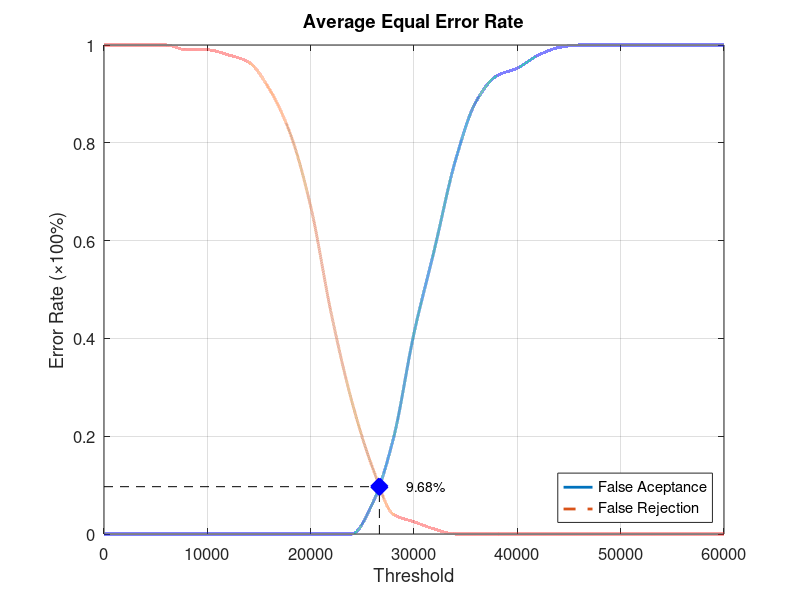
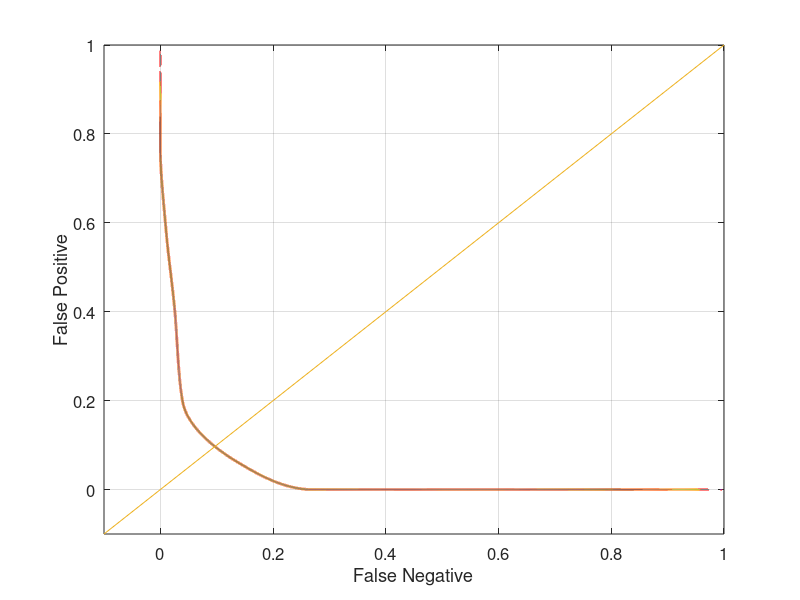

Here is the MATLAB script that generated these plots, in order:
function yEER = Database3_2
close all;
clear;
clc;
x = 0:2000:60000;
xq = 0:0.5:60000;

y0 = [0 0 0 0 0 0 0 0 0 0 0 0 0 0.0631579 0.194737 0.410526 0.584211 0.763158 0.884211 0.936842 0.952632 0.978947 0.994737 1 1 1 1 1 1 1 1];
yy0 = interp1(x, y0, xq, 'pchip');
y1 = [1 1 1 1 0.99 0.99 0.98 0.965 0.91 0.82 0.67 0.45 0.27 0.135 0.04 0.025 0.01 0 0 0 0 0 0 0 0 0 0 0 0 0 0];
yy1 = interp1(x, y1, xq, 'pchip');

% Calculating EER: 
y2 = abs(y0 - y1);
find(y2 == min(y2))
yy2 = abs(yy0 - yy1);
xEER = find(yy2 == min(yy2));
xEERIndex = xq(xEER) % X-axis EER
yEER = yy0(xEER) % Y-axis EER

main = figure
plot(xq, yy0,'-','LineWidth', 2);	hold on
plot(xq, yy1,'--','LineWidth', 2);	hold on
plot([xEERIndex xEERIndex], [0 yEER], 'k--');	hold on
plot([0 xEERIndex], [yEER yEER], 'k--');	hold on
plot(xEERIndex, yEER, 'bx', 'LineWidth', 10);	hold on
text(xEERIndex + 10 * xEERIndex / 100, yEER, [num2str(round((10000 * yEER)) / 100) '%'])
legend('False Aceptance', 'False Rejection', 'Location', 'SouthEast')
xlabel('Threshold')
ylabel('Error Rate (\times100%)')
title('Average Equal Error Rate')
set(gca, 'FontSize', 12)
axis([0 60000 0 1])
grid on

print(main, 'Database3_2Main', '-dpng');
FNRxFPR = figure('Color', [1 1 1]);
plot(yy1, yy0, '-', yy1, yy0, 'LineWidth', 2);
hold on
y = -0.1:0.1:1
plot(y, y); 
set(gca, 'FontSize', 12)
xlabel('False Negative')
ylabel('False Positive')
axis([-0.1 1 -0.1 1])
set(gca, 'FontSize', 12)
grid on

print(FNRxFPR, 'Database3_2FNRxFPR','-dpng');
end
